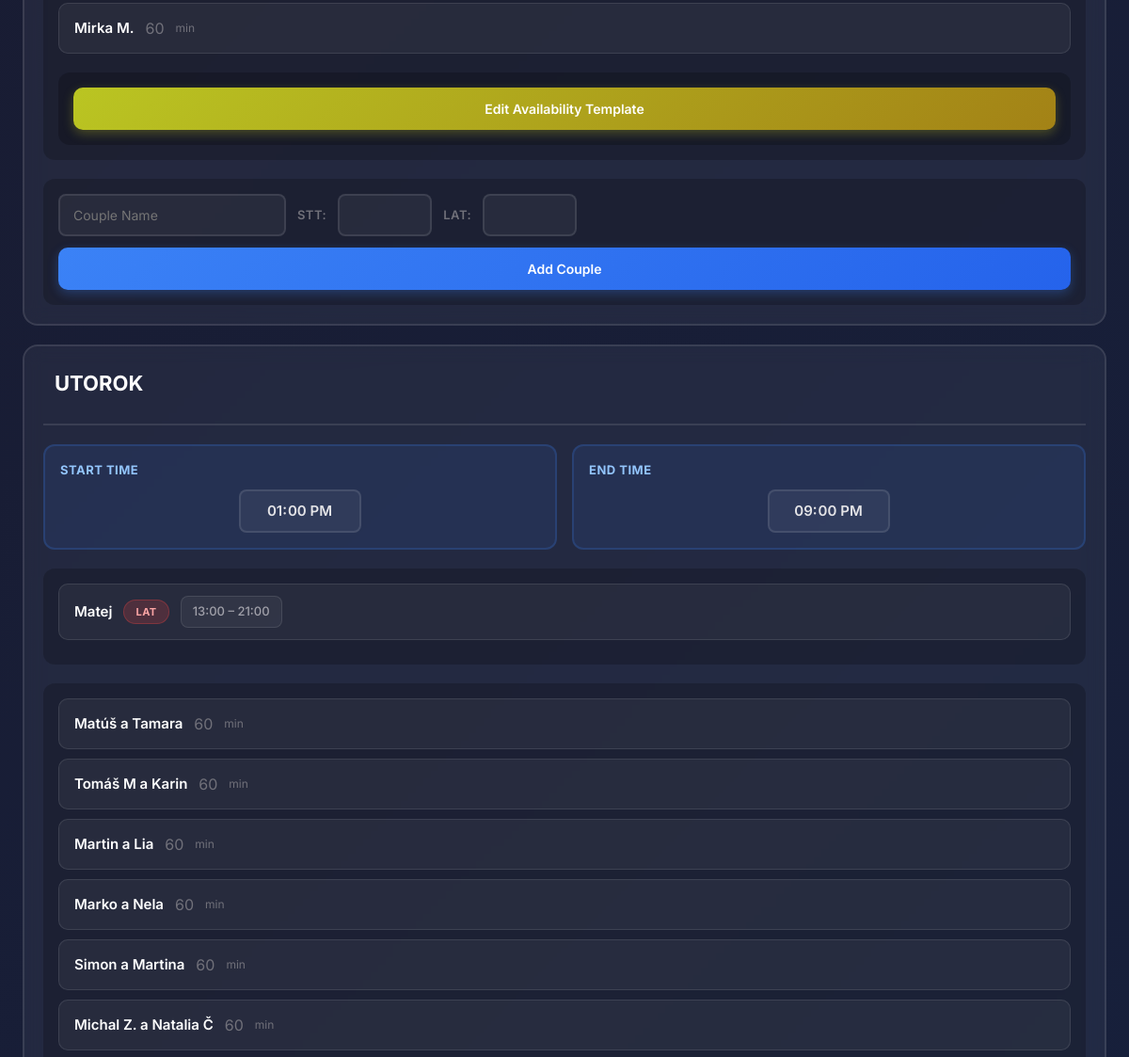
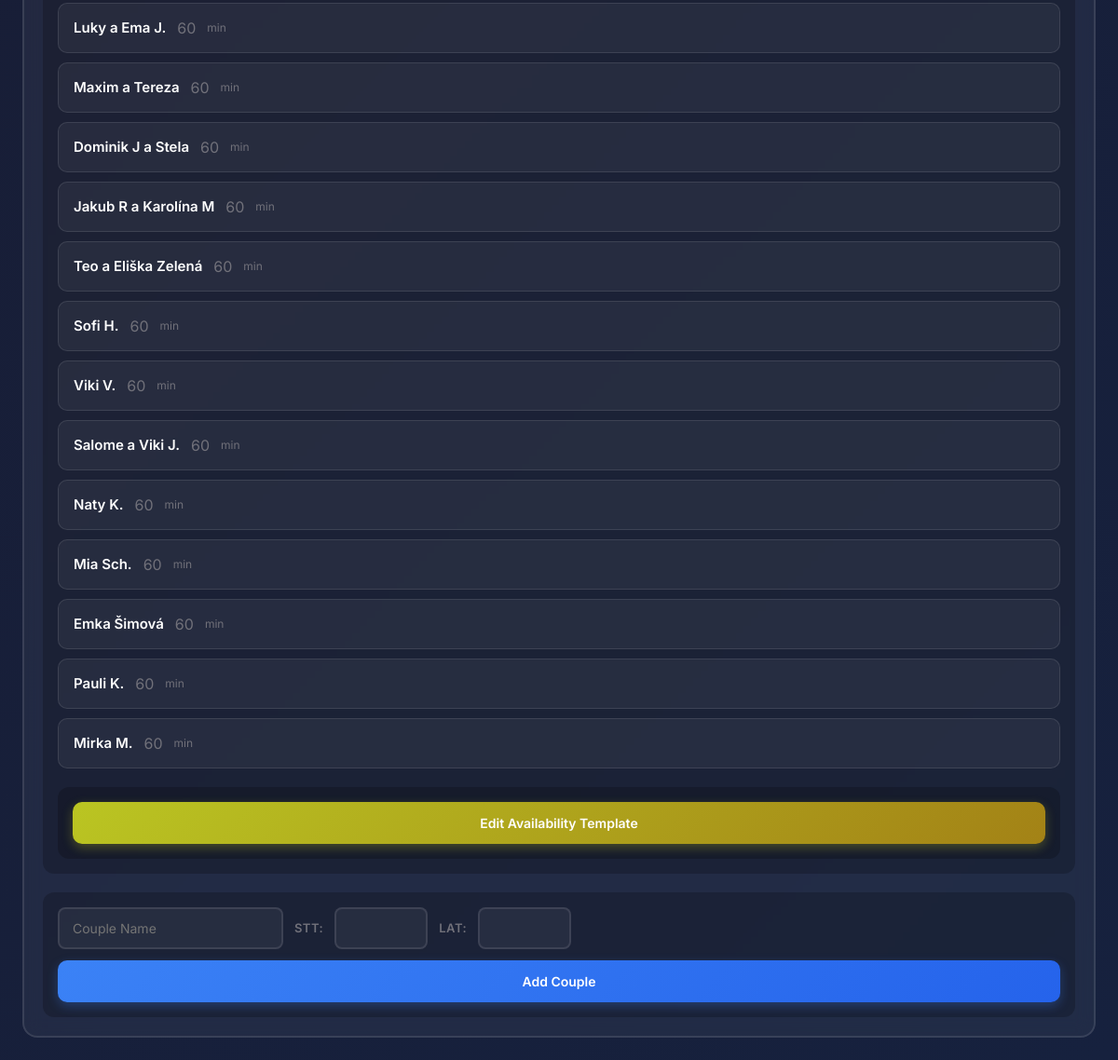
Before: /dancer/club/16/ (signed in, lower part) with the older database file (2 pictures, top to bottom).
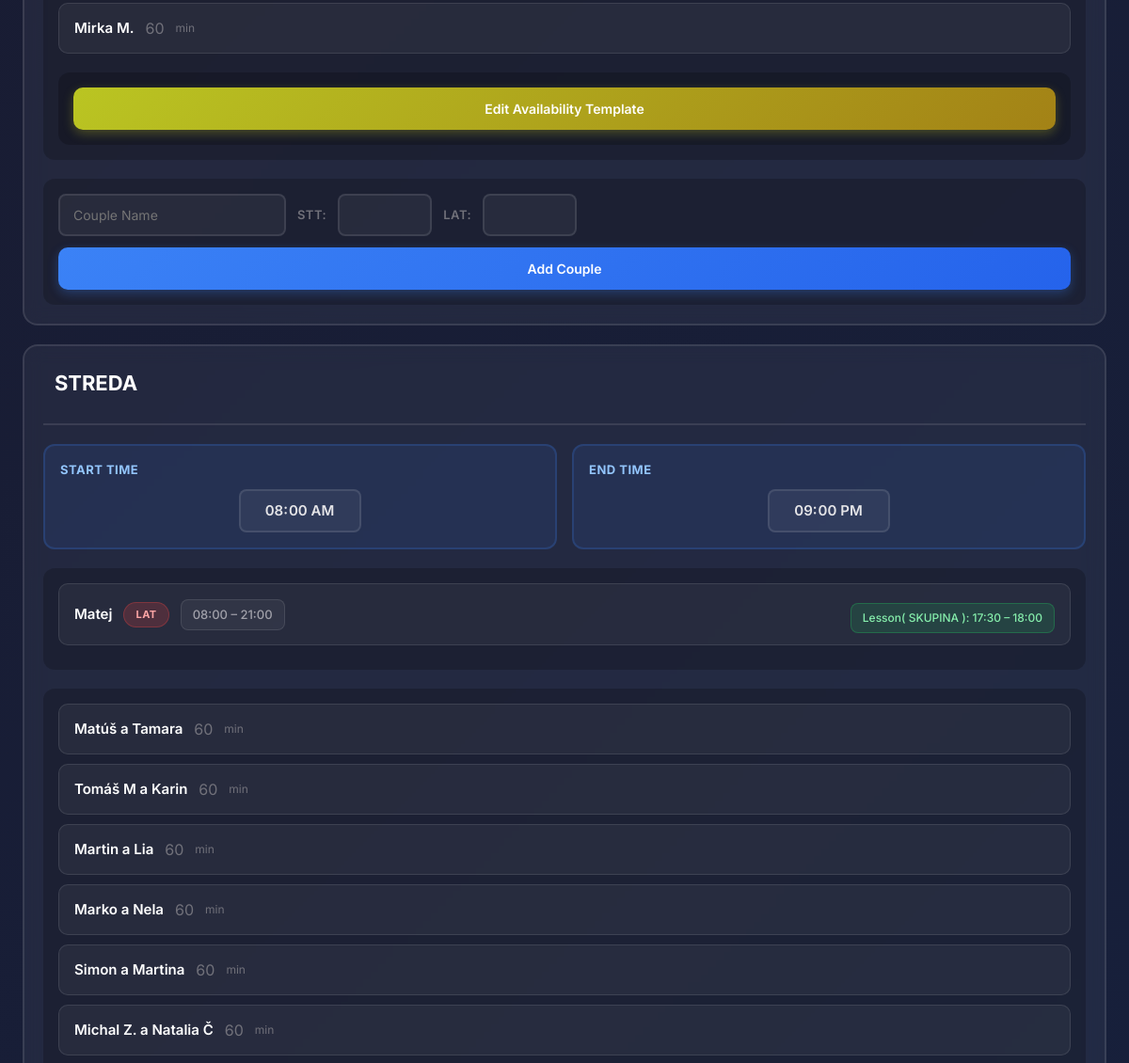
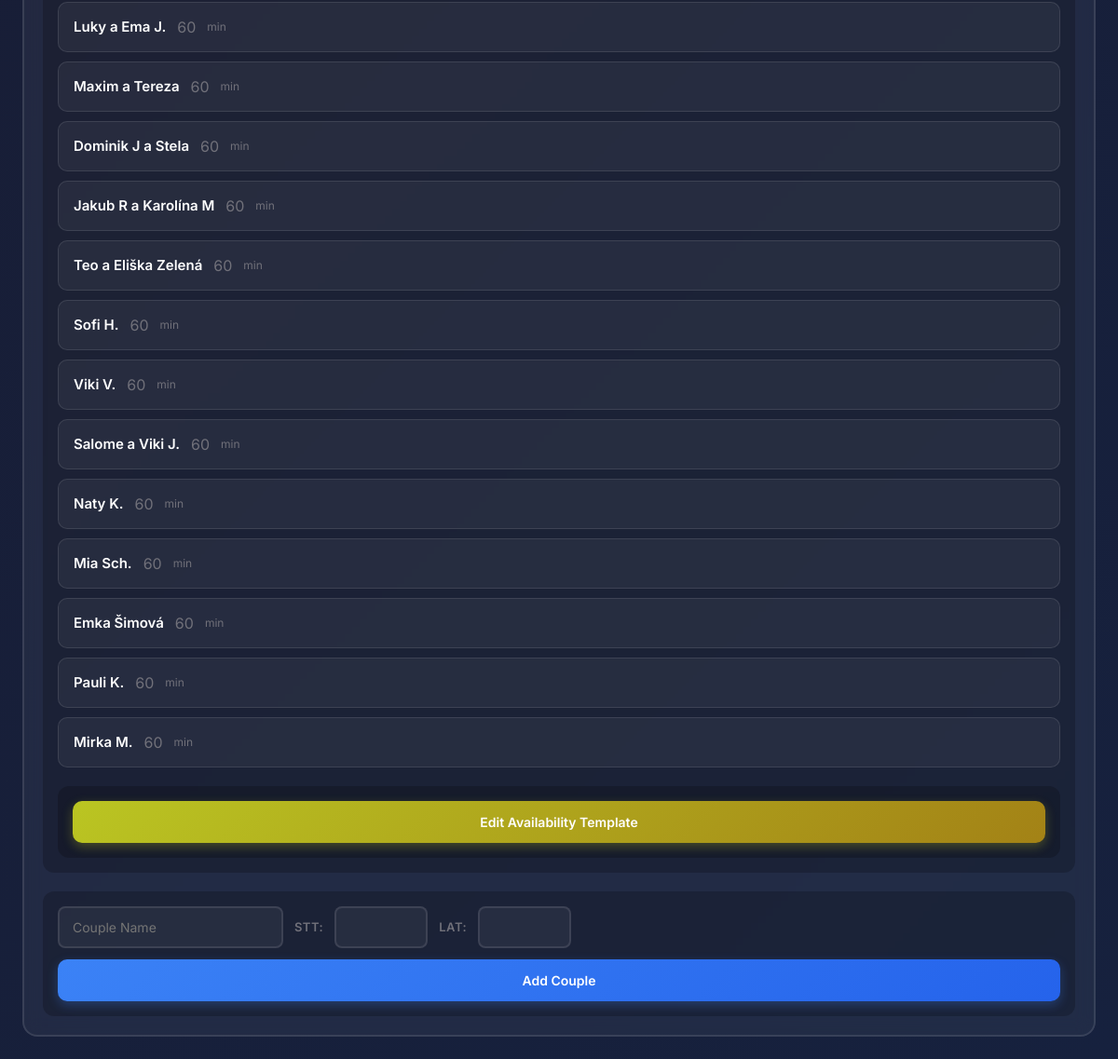
After: the same page with the newer database file (2 pictures, top to bottom).
### main/models.py (models this page shows, shortened)
class Couple(models.Model):
    user = models.ForeignKey(User, on_delete=models.CASCADE, related_name='couple')
    name = models.CharField(max_length=200)
    min_duration = models.IntegerField(default=60)
    group = models.ForeignKey('Group', on_delete=models.CASCADE, related_name='couples', null=True, blank=True)
    dance_class_lat = models.CharField(max_length=100,)
    dance_class_stt = models.CharField(max_length=100,)

class Day(models.Model):
    club = models.ForeignKey(Club, on_delete=models.CASCADE, related_name="day", blank=True, null=True)
    user = models.ForeignKey(User, on_delete=models.CASCADE, related_name='day')
    name = models.CharField(max_length=200)
    couples = models.ManyToManyField('Couple', related_name='days', blank=True)
    start_time = models.TimeField(default=time(8,0))
    end_time = models.TimeField(default=time(21,0))
    trainers = models.ManyToManyField('Trainer', related_name='day', blank=True)

class Trainer(models.Model):
    club = models.ForeignKey(Club, on_delete=models.CASCADE, related_name='trainer', null=True, blank=True)
    user = models.ForeignKey(User, on_delete=models.CASCADE, related_name='trainer')
    name = models.CharField(max_length = 200)
    group_lesson = models.ManyToManyField('GroupLesson', related_name='trainer', blank=True)
    start_time = models.TimeField()
    end_time = models.TimeField()
    focus = models.CharField(max_length=10, default="S&L")

class TrainerDayAvailability(models.Model):
    club = models.ForeignKey(Club, on_delete=models.CASCADE, related_name='trainer_availabilities', blank=True, null=True)
    user = models.ForeignKey(User, on_delete=models.CASCADE, related_name='trainer_availabilities')
    day = models.ForeignKey('Day', on_delete=models.CASCADE, related_name='trainer_availabilities')
    trainer = models.ForeignKey('Trainer', on_delete=models.CASCADE, related_name='day_availabilities')
    start_time = models.TimeField()
    end_time = models.TimeField()
    class Meta:
        unique_together = ('day', 'trainer')

class GroupLesson(models.Model):
    club = models.ForeignKey(Club, on_delete=models.CASCADE, related_name='group_lessons', blank=True, null=True)
    user = models.ForeignKey(User, on_delete=models.CASCADE, related_name='group_lessons')
    day = models.ForeignKey('Day', on_delete=models.CASCADE, related_name='group_lessons', null=True, blank=True)
    groups = models.ManyToManyField('Group', related_name='group_lessons', blank=True)
    time_interval_start = models.TimeField(default=time(0, 0))
    time_interval_end = models.TimeField(default=time(0, 0))

class Group(models.Model):
    club = models.ForeignKey(Club, on_delete=models.CASCADE, related_name='groups', null=True, blank=True)
    user = models.ForeignKey(User, on_delete=models.CASCADE, related_name='owned_groups')
    name = models.CharField(max_length=200)
    index = models.IntegerField(default=0)  # For sorting groups
    couples = []

### DancersClubs/views.py (the view)
# urls.py: path('club/<int:club_id>/', views.show_club, name='dancer_show_club'),
@login_required
def show_club(request, club_id):
    club = get_object_or_404(Club, id=club_id)
    days = Day.objects.filter(club=club).all()
    paginator = Paginator(days, 2)
    page_number = request.GET.get('page',1)
    page_obj = paginator.get_page(page_number)
    return render(request, 'dancers_clubs_day_view.html', {'club':club, 'days':page_obj.object_list, 'page_obj':page_obj})

### main/templatetags/availability_tags.py (called while the page is built)
@register.filter
def trainer_start_for_day(day, trainer):
    try:
        availability = TrainerDayAvailability.objects.get(day=day, trainer=trainer)
        return availability.start_time
    except TrainerDayAvailability.DoesNotExist:
        return day.start_time

@register.filter
def trainer_end_for_day(day, trainer):
    try:
        availability = TrainerDayAvailability.objects.get(day=day, trainer=trainer)
        return availability.end_time
    except TrainerDayAvailability.DoesNotExist:
        return day.end_time

### DancersClubs/templates/dancers_clubs_day_view.html (shortened to what the changed rows need)
<!DOCTYPE html>
{% load availability_tags %}
<html lang="en">
<head>
    <link href="https://cdn.jsdelivr.net/npm/bootstrap@5.3.0/dist/css/bootstrap.min.css" rel="stylesheet">
</head>
<body>
    <div class="main-container">
        <div class="slider-container">
            <div id="days-slider" class="days-slider">
                <div class="days-page" data-page="{{ page_obj.number }}">
                    {% load availability_tags %}
                    {% for day in days %}
                    <div class="day-card" data-day-id="{{ day.id }}">
                        <div class="day-header">
                            <h3 contenteditable="false"
                                data-day-id="{{ day.id }}"
                                data-original="{{ day.name }}"
                                class="editable-day-name"
                                >{{ day.name }}</h3>
                        </div>
                        <div class="time-window">
                            <div class="time-block">
                                <p class="time-title">Start Time</p>
                                <div class="time-input-wrap">
                                    <input class="time-readonly"type="time" id="start-{{ day.id }}" name="start_time" data-day-id="{{ day.id }}" data-club-id="{{ club.id }}"
                                        value="{{ day.start_time|time:'H:i' }}" step="900" disabled>
                                </div>
                            </div>
                            <div class="time-block">
                                <p class="time-title">End Time</p>
                                <div class="time-input-wrap">
                                    <input type="time" class="time-readonly" id="end-{{ day.id }}" name="end_time" data-day-id="{{ day.id }}" data-club-id="{{ club.id }}"
                                        value="{{ day.end_time|time:'H:i' }}" step="900"disabled>
                                </div>
                            </div>
                        </div>
                        <div class="trainer-list">
                            {% for trainer in day.trainers.all %}
                            <div class="trainer-card">
                                <div class="trainer-meta">
                                    <span class="trainer-name editable-trainer" contenteditable="false"
                                        data-trainer-id="{{ trainer.id }}"
                                        data-original="{{ trainer.name }}">{{ trainer.name }}</span>
                                    {% if trainer.focus %}
                                    <span class="focus-badge focus-{{ trainer.focus|lower }} editable-trainer-focus"
                                        contenteditable="false"
                                        data-trainer-id="{{ trainer.id }}"
                                        data-original="{{ trainer.focus }}">{{ trainer.focus }}</span>
                                    {% endif %}
                                    <span class="time-chip">
                                        <span class="editable-start-time"
                                            data-trainer-id="{{ trainer.id }}"
                                            data-day-id="{{ day.id }}"
                                            data-original="{{ day|trainer_start_for_day:trainer|time:'H:i' }}">
                                            {{ day|trainer_start_for_day:trainer|time:'H:i' }}
                                        </span>
                                        –
                                        <span class="editable-end-time"
                                            data-trainer-id="{{ trainer.id }}"
                                            data-day-id="{{ day.id }}"
                                            data-original="{{ day|trainer_end_for_day:trainer|time:'H:i' }}">
                                            {{ day|trainer_end_for_day:trainer|time:'H:i' }}
                                        </span>
                                    </span>
                                </div>
                                {% if trainer.group_lesson.all %}
                                <div style="display:flex; flex-wrap:wrap; gap:8px; margin-top:8px;">
                                    {% for lesson in trainer.group_lesson.all %}
                                    {% if lesson.day and lesson.day.id == day.id %}
                                        <span class="lesson-chip">
                                            Lesson(
                                                {% for x in lesson.groups.all%}
                                                {{ x.name }}
                                                {% endfor %}
                                            ): {{ lesson.time_interval_start|time:'H:i' }} – {{ lesson.time_interval_end|time:'H:i' }}
                                        </span>
                                    {% endif %}
                                    {% endfor %}
                                </div>
                                {% endif %}
                            </div>
                            {% empty %}
                            <p style="color: #71717a; text-align: center; padding: 12px;">No trainers assigned</p>
                            {% endfor %}
                        </div>
                        {% if day.couples.all %}
                        <div class="couple-list">
                            {% for couple in day.couples.all %}
                            <div class="couple-item"
                                data-couple-id="{{ couple.id }}" data-day-id="{{ day.id }}">
                                <div>
                                    <span class="editable-couple">{{ couple.name }}</span>
                                    <span class="editable-time-duration"
                                        style="color: #71717a;">{{ couple.min_duration }}</span>
                                    <span style="color: #71717a; font-size: 12px;">min</span>
                                </div>
                            </div>
                            {% endfor %}
                            <div class="assign-row">
                                <form method="GET" action="{% url 'sheet' club.id%}">
                                    <button type="submit" class="btn-success"
                                    style="background: linear-gradient(135deg, #bac522 0%, #a38216 100%); box-shadow: 0 4px 12px rgba(197, 194, 34, 0.3); margin-top: 0px !important;">Edit Availability Template</button>
                                </form>
                            </div>
                        </div>
                        {% endif %}
                        <form method="POST" action="{% url 'add_couple_by_dancer' club.id%}" class="add-to-day-form">
                            <div class="assign-row">
                                <div class="assign-fields">
                                    <input type="text" name="couple_name" placeholder="Couple Name" required>
                                    <label class="small-label">STT:</label>
                                    <input type="text" name="dance_class_stt" style="max-width: 100px;">
                                    <label class="small-label">LAT:</label>
                                    <input type="text" name="dance_class_lat" style="max-width: 100px;">
                                </div>
                                <button type="submit">Add Couple</button>
                            </div>
                        </form>
                    </div>
                    {% endfor %}
                </div>
            </div>
        </div>
    </div>
</body>
</html>

Changed rows visible on the page:
removed Day: name "UTOROK", start_time "13:00", end_time "21:00", id.start_time "13:00", id.end_time "21:00", Trainer (name "Matej", focus "LAT"), Couple (name "Matúš a Tamara", min_duration "60"), Couple (name "Tomáš M a Karin", min_duration "60"), Couple (name "Martin a Lia", min_duration "60"), Couple (name "Marko a Nela", min_duration "60"), Couple (name "Simon a Martina", min_duration "60"), Couple (name "Michal Z. a Natalia Č", min_duration "60"), Couple (name "Luky a Ema J.", min_duration "60"), Couple (name "Maxim a Tereza", min_duration "60"), Couple (name "Dominik J a Stela", min_duration "60"), Couple (name "Jakub R a Karolína M", min_duration "60"), Couple (name "Teo a Eliška Zelená", min_duration "60"), Couple (name "Sofi H.", min_duration "60"), Couple (name "Viki V.", min_duration "60"), Couple (name "Salome a Viki J.", min_duration "60"), Couple (name "Naty K.", min_duration "60"), Couple (name "Mia Sch.", min_duration "60"), Couple (name "Emka Šimová", min_duration "60"), Couple (name "Pauli K.", min_duration "60"), Couple (name "Mirka M.", min_duration "60")
now on this page (row unchanged): Day: name "STREDA", start_time "08:00", end_time "21:00", id.start_time "08:00", id.end_time "21:00", Trainer (name "Matej", focus "LAT"), Couple (name "Matúš a Tamara", min_duration "60"), Couple (name "Tomáš M a Karin", min_duration "60"), Couple (name "Martin a Lia", min_duration "60"), Couple (name "Marko a Nela", min_duration "60"), Couple (name "Simon a Martina", min_duration "60"), Couple (name "Michal Z. a Natalia Č", min_duration "60"), Couple (name "Luky a Ema J.", min_duration "60"), Couple (name "Maxim a Tereza", min_duration "60"), Couple (name "Dominik J a Stela", min_duration "60"), Couple (name "Jakub R a Karolína M", min_duration "60"), Couple (name "Teo a Eliška Zelená", min_duration "60"), Couple (name "Sofi H.", min_duration "60"), Couple (name "Viki V.", min_duration "60"), Couple (name "Salome a Viki J.", min_duration "60"), Couple (name "Naty K.", min_duration "60"), Couple (name "Mia Sch.", min_duration "60"), Couple (name "Emka Šimová", min_duration "60"), Couple (name "Pauli K.", min_duration "60"), Couple (name "Mirka M.", min_duration "60")
added GroupLesson: time_interval_start "17:30", time_interval_end "18:00"
now on this page (row unchanged): Group: name "SKUPINA"
